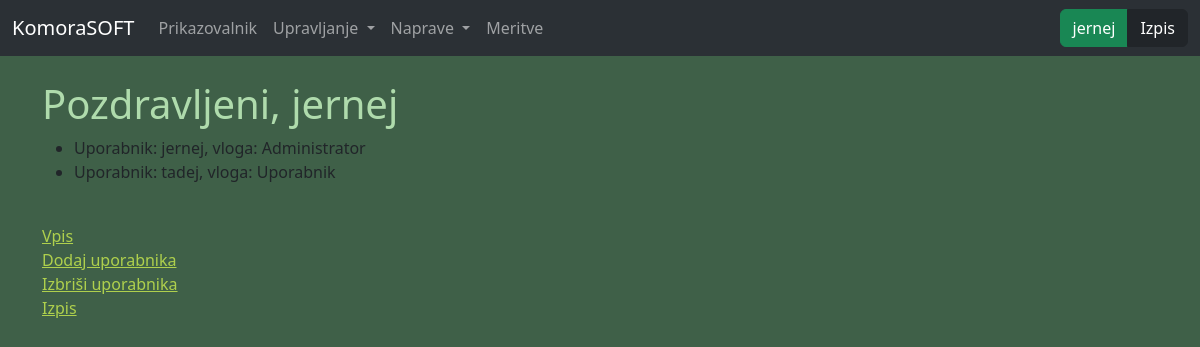
/users/ (signed in), run on the app's committed database.
### komorasoft/blueprints/users/models.py (models this page shows, shortened)
class User(db.Model, UserMixin):
    __tablename__ = 'uporabniki'
    uid = db.Column(db.Integer, primary_key=True)
    username = db.Column(db.String, nullable=False)
    password = db.Column(db.String, nullable=False)
    role = db.Column(db.String, nullable=False)
    description = db.Column(db.String)
    def __repr__(self):
        return f"Uporabnik:    {self.username},        vloga:    {self.role}"

### komorasoft/blueprints/users/routes.py (the view)
    @users.route('/')
    def index():
        users = User.query.all()
        if current_user.is_authenticated:
            return render_template('users/index.html', users=users, current_user=current_user)
        else:
            return render_template('users/index.html', users=users, current_user=None)

### komorasoft/blueprints/users/templates/users/index.html (shortened to what this page needs)
{% extends "base.html" %}
{% block content %}
    {% if current_user.is_authenticated %}
        <h1>Pozdravljeni, {{current_user.username}}</h1>
        <ul>
            {% for user in users %}
                <li>{{user}}</li>
            {% endfor %}
        </ul>
        <br>
        <a href="{{url_for('users.login')}}">Vpis</a><br>
        <a href="{{url_for('users.signup')}}">Dodaj uporabnika</a><br>
        <a href="{{url_for('users.delete')}}">Izbriši uporabnika</a><br>
        <a href="{{url_for('users.logout')}}">Izpis</a><br>
    {% endif %}
{% endblock %}

### komorasoft/templates/navbar.html (shortened to what this page needs)
<nav class="navbar navbar-expand-sm bg-body-tertiary" data-bs-theme="dark">
    <div class="container-fluid">
      <a class="navbar-brand" href="{{url_for('core.index')}}">KomoraSOFT</a>
      <div class="collapse navbar-collapse" id="navbarSupportedContent">
        <ul class="navbar-nav me-auto mb-2 mb-lg-0">
          <li class="nav-item">
            <a class="nav-link" href="{{url_for('core.index')}}">Prikazovalnik</a>
          </li>
          <li class="nav-item dropdown">
            <a class="nav-link dropdown-toggle" href="#" role="button" data-bs-toggle="dropdown" aria-expanded="false">
              Upravljanje
            </a>
          </li>
          <li class="nav-item dropdown">
            <a class="nav-link dropdown-toggle" href="#" role="button" data-bs-toggle="dropdown" aria-expanded="false">
              Naprave
            </a>
          </li>
          <li class="nav-item">
            <a class="nav-link" href="#">Meritve</a>
          </li>
        </ul>
        {% if not current_user.is_authenticated %}
          <form action="{{url_for('users.login')}}" class="d-flex" role="search" method="POST">
            <input type="hidden" name="next" value="{{ request.url }}">
            <input class="form-control me-2" type="text" name="username" required="required" placeholder="Uporabnik" aria-label="Search">
            <input class="form-control me-2" type="password" name="password" placeholder="Geslo" id="geslo" required="required" aria-label="Search">
            <button class="btn btn-outline-success" type="submit">Vpis</button>
          </form>
        {% else %}
          <form action="{{url_for('users.logout')}}" method="POST">
            <div class="btn-group">
            <a href="{{url_for('users.index')}}" class="btn btn-success">{{current_user.username}}</a>
            <button type="submit" class="btn btn-dark">Izpis</button>
            </div>
          </form>
        {% endif %}
      </div>
    </div>
  </nav>

### komorasoft/templates/base.html (style rules this page uses)
body { background-color: rgb(63, 96, 72); }
h1 { color: rgba(209, 255, 202, 0.774); }
a { color: #afd04d; }

### data on the page
User: username "jernej", username+role "Uporabnik: jernej, vloga: Administrator"
User: username+role "Uporabnik: tadej, vloga: Uporabnik"
